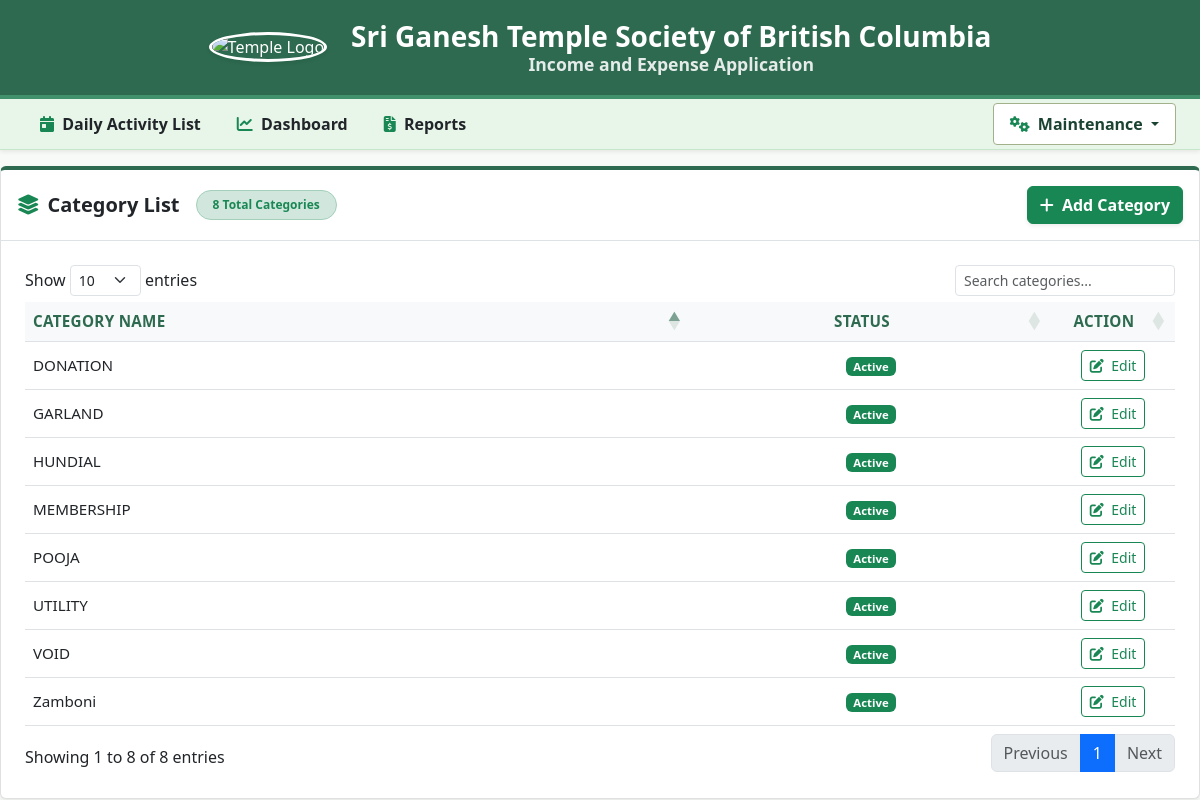
The app's page /maintenance/category, older data.
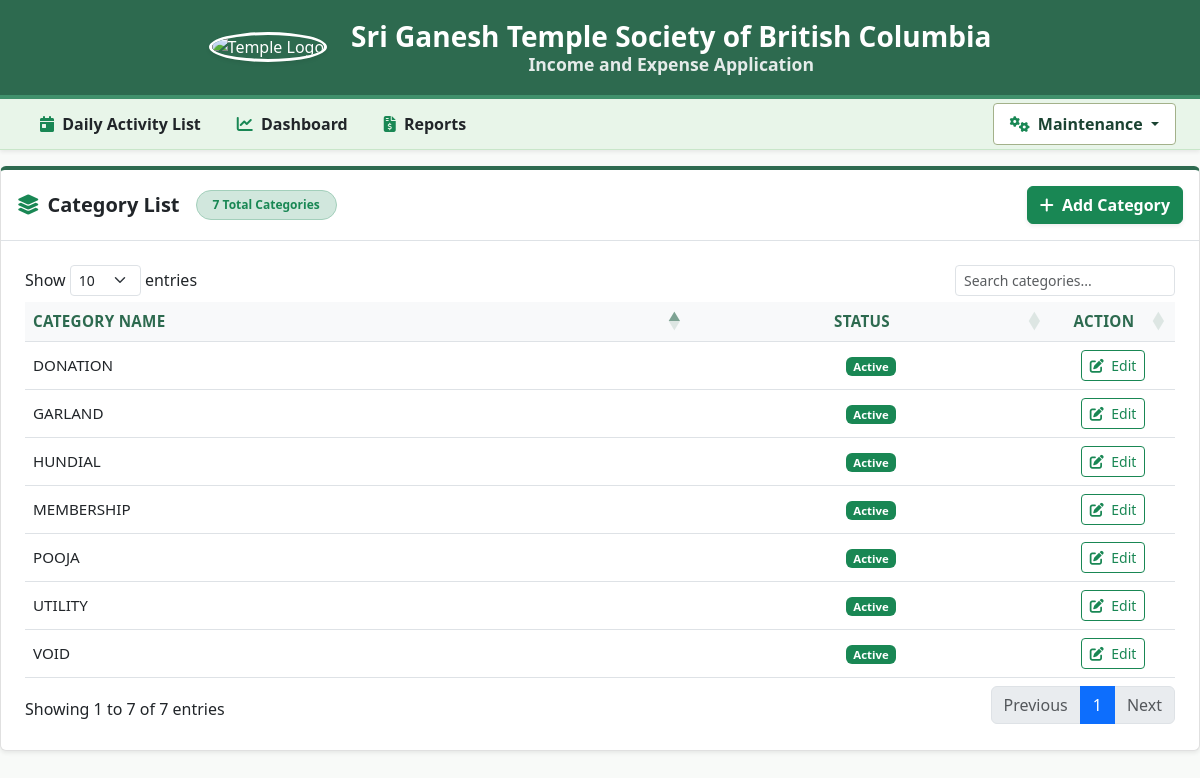
The same page, newer data.
### tables this page shows
CREATE TABLE category_lookup (
    category_lookup_id INTEGER PRIMARY KEY AUTOINCREMENT,
    category_name TEXT NOT NULL,
    is_active INTEGER DEFAULT 1
);

### app.py (the view)
@app.route('/maintenance/category')
def category_lookup_page():
    conn = get_db()
    edit_id = request.args.get('edit_id')
    editing_cat = None
    if edit_id:
        editing_cat = conn.execute("SELECT * FROM category_lookup WHERE category_lookup_id = ?", (edit_id,)).fetchone()
    categories = conn.execute("SELECT * FROM category_lookup ORDER BY category_name ASC").fetchall()
    conn.close()
    return render_template('category_lookup.html', categories=categories, editing_cat=editing_cat)

### app.py (called while the page is built)
def get_db():
    conn = sqlite3.connect(DATABASE)
    conn.row_factory = sqlite3.Row
    conn.execute("PRAGMA foreign_keys = ON;")
    return conn

### templates/category_lookup.html (shortened to what this page needs)
{% extends "base.html" %}
{% block content %}
<div class="row g-4">
    <div class="col-12">
        <div class="card card-sage shadow-sm">
            <div class="card-header bg-white py-3 border-bottom d-flex justify-content-between align-items-center">
                <div class="d-flex align-items-center gap-3">
                    <h5 class="card-title mb-0 fw-bold text-dark">
                        <i class="fa-solid fa-layer-group me-2 text-success"></i>Category List
                    </h5>
                    <span class="badge bg-success-subtle text-success border border-success-subtle px-3 py-2 rounded-pill fw-semibold">
                        {{ categories|length }} Total Categories
                    </span>
                </div>
                <button type="button" class="btn btn-success fw-bold shadow-sm" onclick="openAddForm()">
                    <i class="fa-solid fa-plus me-1"></i> Add Category
                </button>
            </div>
            <div class="card-body p-4">
                <div class="table-responsive">
                    <table id="categoryTable" class="table table-hover align-middle w-100">
                        <thead class="table-light border-bottom">
                            <tr>
                                <th scope="col" class="fw-bold">Category Name</th>
                                <th scope="col" class="fw-bold text-center">Status</th>
                                <th scope="col" class="fw-bold text-center" style="width: 90px;">Action</th>
                            </tr>
                        </thead>
                        <tbody>
                            {% for cat in categories %}
                            <tr>
                                <td class="text-dark fw-medium">{{ cat.category_name }}</td>
                                <td class="text-center">
                                    {% if cat.is_active == 1 %}
                                        <span class="badge bg-success">Active</span>
                                    {% else %}
                                        <span class="badge bg-secondary">Inactive</span>
                                    {% endif %}
                                </td>
                                <td class="text-center">
                                    <button type="button"
                                            class="btn btn-sm btn-outline-success edit-cat-btn"
                                            data-id="{{ cat.category_lookup_id }}"
                                            data-name="{{ cat.category_name }}"
                                            data-active="{{ cat.is_active }}"
                                            title="Edit Category">
                                        <i class="fa-solid fa-pen-to-square me-1"></i> Edit
                                    </button>
                                </td>
                            </tr>
                            {% endfor %}
                        </tbody>
                    </table>
                </div>
            </div>
        </div>
    </div>
</div>
{% endblock %}

Row changes from the older to the newer data that the page shows:
removed category_lookup: category_name "Zamboni", is_active "Active"
Text that changed along with them:
{{ categories|length }}: "8" → "7"
text written by a page script: "Show entries Showing 1 to 8 of 8 entries Previous 1 Next" → "Show entries Showing 1 to 7 of 7 entries Previous 1 Next"
